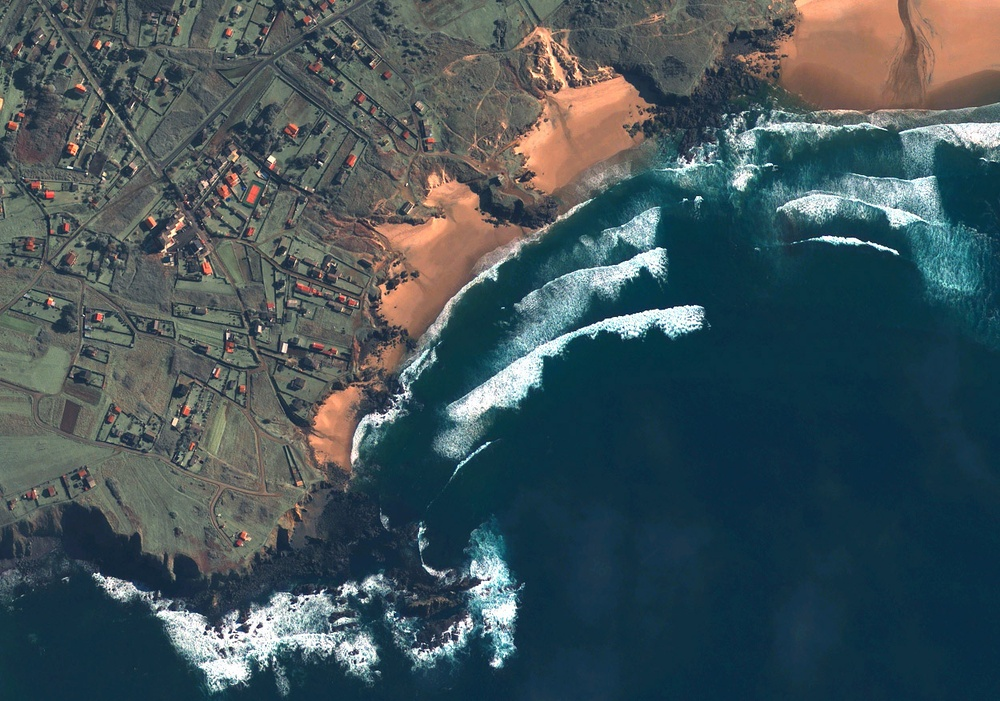
%> input picture SpainBeach.jpg, 1000 x 701 px, shrunk from 1250 x 876 before the run
$ octave Q8.m   (GNU Octave 9; MATLAB toolbox functions it lacks are replaced by stand-ins)
%> lines starting %> are read from the running program, lines starting %| are printed output that depends on the picture
%% load the 2 images
image_beach = imread("SpainBeach.jpg");
%> image_beach is the input picture: size 701x1000x3 uint8; mean R, G, B 67.1, 83.8, 89.1
image_toulouse = imread("toulouse.bmp");
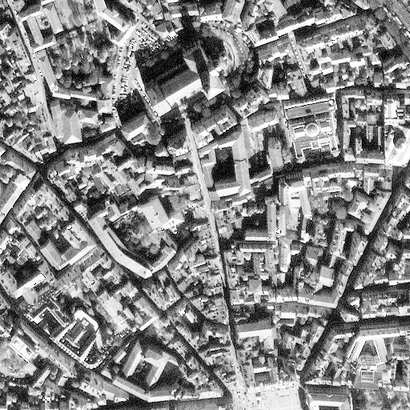
%> input picture toulouse.bmp, 410 x 410 px, shrunk from 512 x 512 before the run
%> image_toulouse is the input picture: size 410x410 uint8; min 0, max 255, mean 134.1

%% plot the image and the histogram of the beach image
figure(1)
subplot(1,2,1);
imshow(rgb2gray(image_beach));
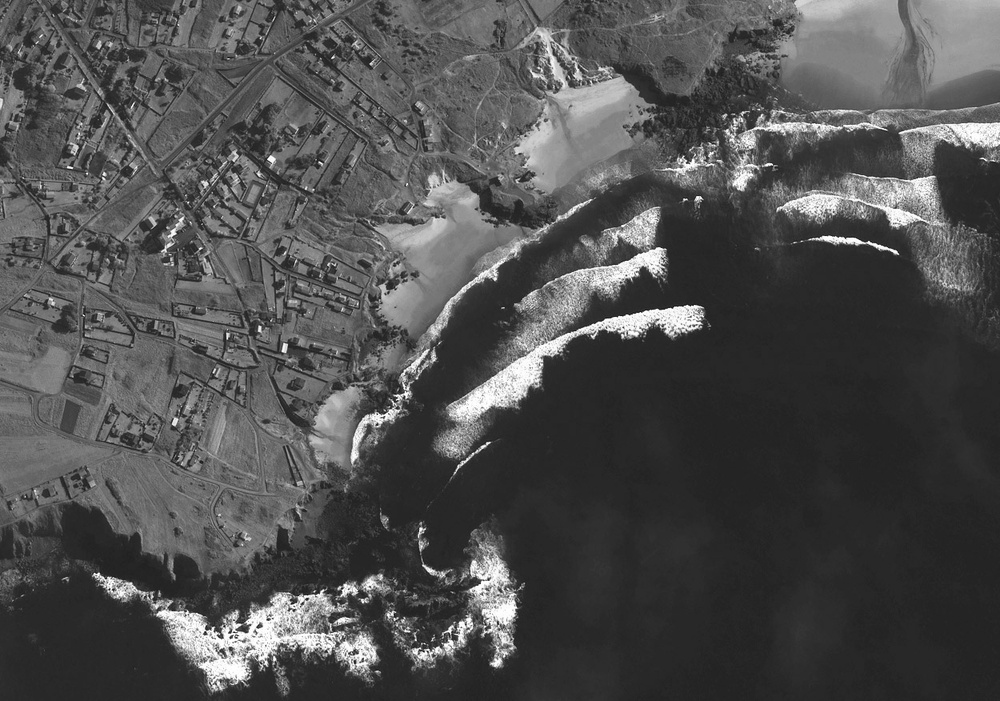
%> displayed picture: size 701x1000, on the screen's scale of 0 to 255; min 11, max 255, mean 79.4
subplot(1,2,2);
imhist(rgb2gray(image_beach));
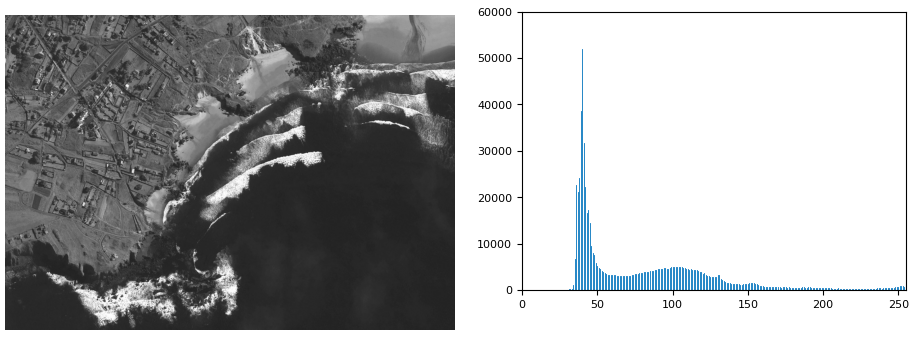
%> figure redrawn from the program's plot data, 2 panels
